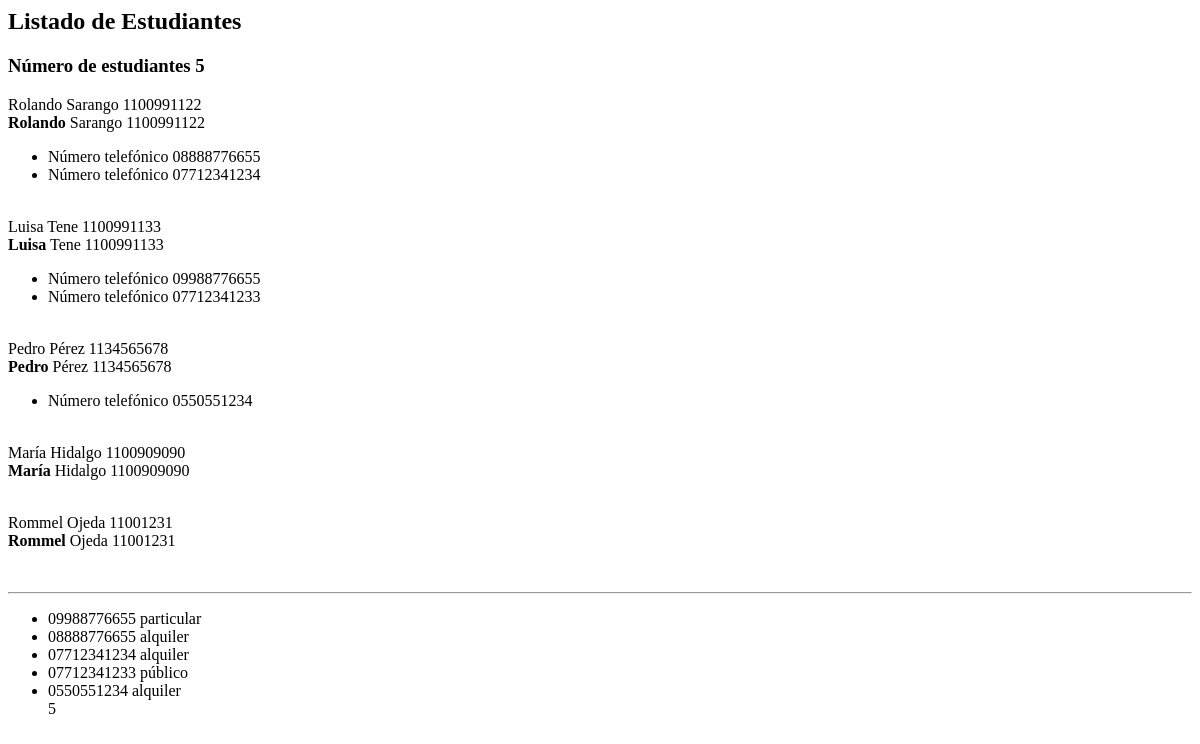
The app's page /administrativo/listado/estudiantes/dos, older data.
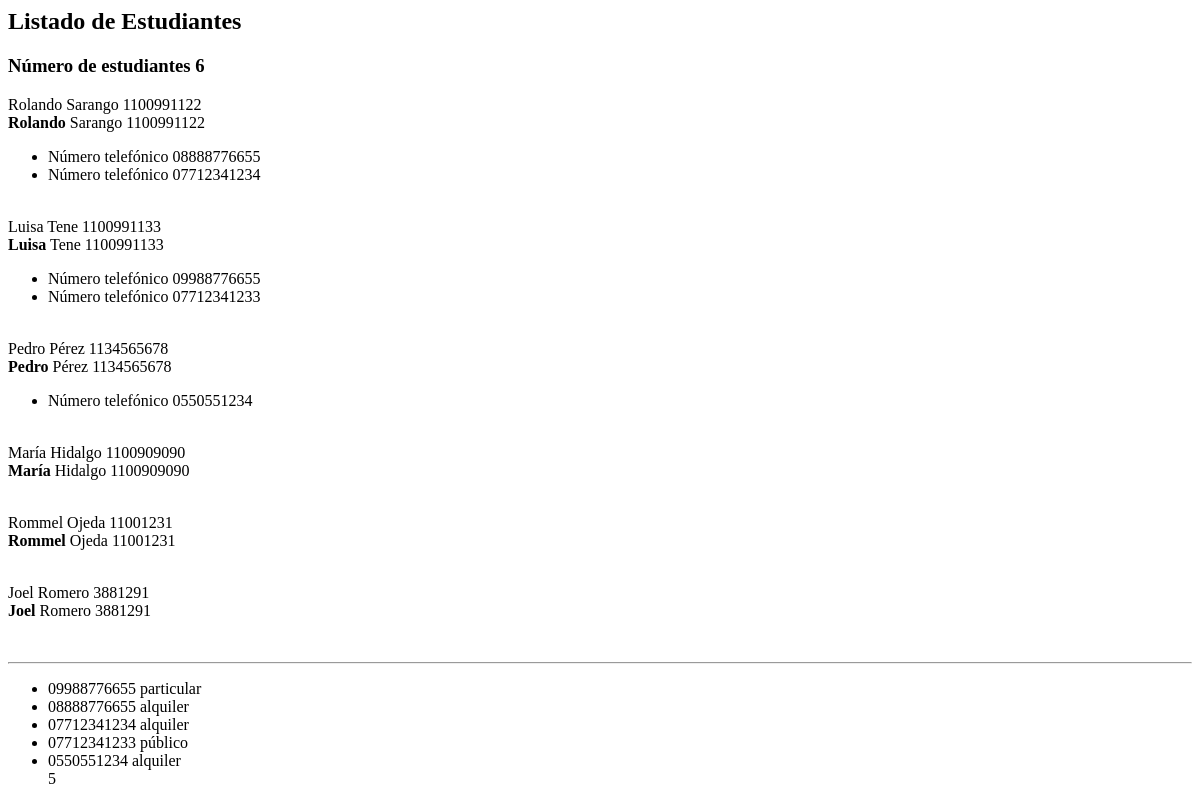
The same page, newer data.
### administrativo/models.py (models this page shows, shortened)
class Estudiante(models.Model):
    nombre = models.CharField(max_length=30)
    apellido = models.CharField(max_length=30)
    cedula = models.CharField(max_length=30, unique=True)
    def __str__(self):
        return "%s %s %s" % (self.nombre,
                self.apellido,
                self.cedula)

class NumeroTelefonico(models.Model):
    telefono = models.CharField(max_length=100)
    tipo = models.CharField(max_length=100)
    estudiante = models.ForeignKey(Estudiante, on_delete=models.CASCADE,
    related_name="mis_numeros_telefonicos")
    def __str__(self):
        return "%s %s" % (self.telefono, self.tipo)

### administrativo/views.py (the view)
# urls.py: path('listado/estudiantes/dos', views.listadoEstudiantesDos,
def listadoEstudiantesDos(request):
    estudiantes = Estudiante.objects.all()
    mis_numeros_telefonicos = NumeroTelefonico.objects.all()
    informacion_template = {'estudiantes': estudiantes,
    'numero_estudiantes': len(estudiantes),
    'mis_numeros_telefonicos': mis_numeros_telefonicos}
    return render(request, 'listadoEstudiantesDos.html', informacion_template)

### administrativo/templates/listadoEstudiantesDos.html
<h2>Listado de Estudiantes</h3>
<h3>Número de estudiantes {{ numero_estudiantes }}</h3>
{% for e in estudiantes %}
{{e}}
<br />
<b>{{e.nombre}}</b> {{e.apellido}} {{e.cedula}}
<br />
<ul>
  {% for numero in e.mis_numeros_telefonicos.all %}
  <li>
    Número telefónico {{numero.telefono}}<br />
  </li>
  {% endfor %}
</ul>
<br />
{% endfor %}
<hr>
<ul>
  {% for e in mis_numeros_telefonicos %}
  <li>{{ e }} </li>
  {% endfor %}
  {{mis_numeros_telefonicos| length}}
</ul>

Row changes from the older to the newer data that the page shows:
added Estudiante: nombre+apellido+cedula "Joel Romero 3881291", nombre "Joel", apellido "Romero", cedula "3881291"
Text that changed along with them:
{{ numero_estudiantes }}: "5" → "6"
